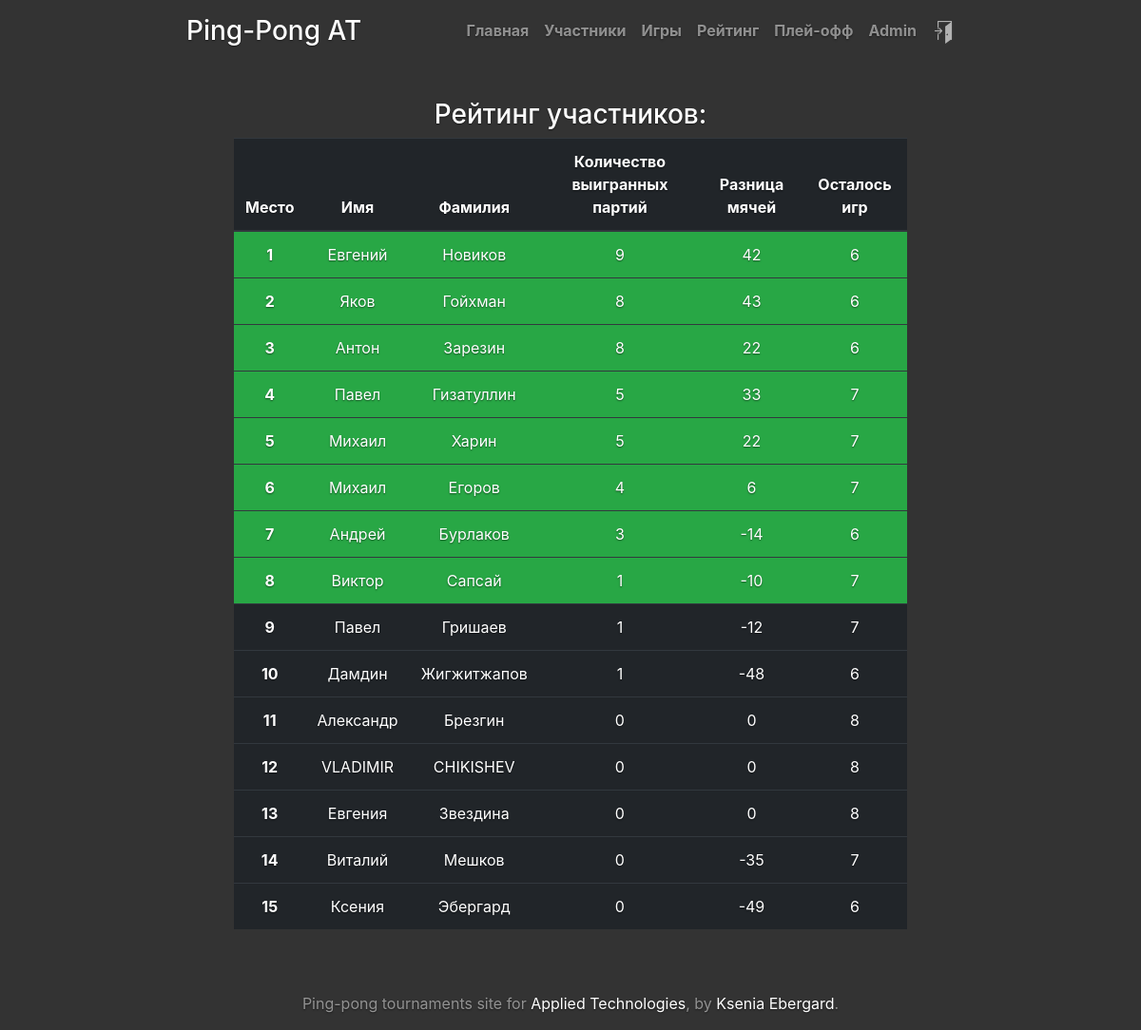
Page /rating/ (signed in) on the committed database.
### tournament/models.py (models this page shows, shortened)
class Participant(models.Model):
    tournament = models.ForeignKey(Tournament, to_field='id', on_delete=models.CASCADE)
    user = models.ForeignKey(User, to_field='username', on_delete=models.CASCADE)
    drawn_number = models.SmallIntegerField('drawn number', blank=True, null=True)
    initialized = models.BooleanField(default=False)
    win_sets = models.IntegerField(default=0)
    win_balls = models.IntegerField(default=0)
    games_left = models.IntegerField(default=10)
    class Meta:
        unique_together = ('tournament', 'user')
    def __eq__(self, other):
        if isinstance(other, self.__class__):
            return self.tournament == other.tournament and self.user == other.user
        return False
    def save(self, *args, **kwargs):
        super(Participant, self).save(*args, **kwargs)

### tournament/views.py (the view)
# urls.py: path('rating/', views.rating, name='rating'),
def rating(request):
    tournament = get_current_tournament()
    if tournament:
        tournament_status = tournament.get_status()
    else:
        return HttpResponse("<h2>Rating is not available</h2>")
    recount_rating()
    participants = list(tournament.participant_set.all())
    participants.sort(key=lambda elem: (elem.win_sets, elem.win_balls), reverse=True)
    if tournament_status in (0, 1, 2, 3):
        return render(request, 'tournament/rating.html', locals())
    else:
        return HttpResponse("<h2>Participants rating is not available</h2>")

### tournament/functions.py (called while the page is built)
def get_current_tournament():
    if Tournament.objects.exists():
        return Tournament.objects.latest('id')
    return None

def recount_rating():
    tournament = get_current_tournament()
    for p in tournament.participant_set.all():
        p.win_sets = 0
        p.win_balls = 0
        p.games_left = 0
        for g in Game.objects.filter((Q(participant1=p) | Q(participant2=p)) & Q(game_id=0)):
            if g.setresult_set.exists():
                for r in g.setresult_set.all():
                    if g.participant1 == p:
                        if r.result1 > r.result2:
                            p.win_sets += 1
                        p.win_balls += r.result1 - r.result2
                    else:
                        if r.result2 > r.result1:
                            p.win_sets += 1
                        p.win_balls += r.result2 - r.result1
            else:
                p.games_left += 1
        p.save(update_fields=["win_sets", "win_balls", "games_left"])

### tournament/models.py (called while the page is built)
    def number_of_participants(self):
        return self.participant_set.count()

    def get_status(self):
        if timezone.now() < self.reg_end:
            return 0
        elif timezone.now() >= self.reg_end and timezone.localdate() < self.start_date:
            return 1
        elif self.start_date <= timezone.localdate() < self.start_date_playoff:
            return 2
        elif self.start_date_playoff <= timezone.localdate() <= self.end_date:
            return 3
        else:
            return 4

### tournament/templates/tournament/rating.html (shortened to what this page needs)
{% extends "base.html" %}
{% block content %}
<h3 class="cover-heading">Рейтинг участников:</h3>
<table class="table table-dark">
    <thead>
        <tr>
            <th scope="col">Место</th>
            <th scope="col">Имя</th>
            <th scope="col">Фамилия</th>
            <th scope="col">Количество выигранных партий</th>
            <th scope="col">Разница мячей</th>
            <th scope="col">Осталось игр</th>
        </tr>
    </thead>
    <tbody>
    {% for p in participants %}
        {% if forloop.counter <= 8 %}
        <tr class="bg-success">
        {% else %}
        <tr>
        {% endif %}
            <th scope="row">{{ forloop.counter }}</th>
            <td>{{ p.user.first_name }}</td>
            <td>{{ p.user.last_name }}</td>
            <td>{{ p.win_sets }}</td>
            <td>{{ p.win_balls }}</td>
            <td>{{ p.games_left }}</td>
        </tr>
    {% endfor %}
    </tbody>
</table>
{% endblock %}

### templates/base.html (shortened to what this page needs)
{% load static %}
<!DOCTYPE html>
<html lang="en">
<head>
    <link rel="stylesheet" href="{% static "tournament/bootstrap.min.css"%}">
    <link rel="stylesheet" href="{% static "tournament/cover.css"%}">
</head>
<body class="text-center">
    <div class="cover-container d-flex h-100 p-3 mx-auto flex-column">
        <header class="masthead mb-auto">
            <div class="inner">
              <h3 class="masthead-brand">Ping-Pong AT</h3>
              <nav class="nav nav-masthead justify-content-center">
                <a class="nav-link" href="/">Главная</a>
                {% if tournament_status == 0 or tournament_status == 1 or tournament_status == 2 or tournament_status == 3 %}
                    {% if tournament.number_of_participants > 0  %}
                        <a class="nav-link" href="/participants">Участники</a>
                    {% endif %}
                {% endif %}
                {% if tournament_status == 1 or tournament_status == 2 or tournament_status == 3 %}
                    <a class="nav-link" href="/games">Игры</a>
                {% endif %}
                {% if tournament_status == 2 or tournament_status == 3 %}
                    <a class="nav-link" href="/rating">Рейтинг</a>
                {% endif %}
                {% if tournament_status == 2 or tournament_status == 3 %}
                    <a class="nav-link" href="/playoff">Плей-офф</a>
                {% endif %}
                {% if request.user.is_authenticated %}
                  {% if request.user.first_name %}
                    <a class="nav-link" href="/accounts/me/">{{ request.user.first_name }}</a>
                  {% else %}
                    <a class="nav-link" href="/accounts/me/">{{ request.user }}</a>
                  {% endif %}
                  <a class="nav-link" href="/accounts/logout/"><img src="{% static "tournament/door-exit.png"%}" style="filter: invert(70%)"></a>
                {% else %}
                  <a class="nav-link" href="/accounts/login/">Войти</a>
                {% endif %}
              </nav>
            </div>
        </header>
        <main role="main" class="inner cover">
            {% block content %}{% endblock %}
        </main>
        <footer class="mastfoot mt-auto">
            <div class="inner">
              <p>Ping-pong tournaments site for <a href="http://www.appliedtech.ru" target="_blank">Applied Technologies</a>, by <a href="https://vk.com/ebergard" target="_blank">Ksenia Ebergard</a>.
             </p>
            </div>
        </footer>
    </div>
</body>
</html>

### tournament/static/tournament/cover.css (style rules this page uses)
a, a:focus, a:hover { color: #fff; }
html, body { height: 100%; background-color: #333; }
body { display: -ms-flexbox; display: -webkit-box; display: flex; -ms-flex-pack: center; -webkit-box-pack: center; justify-content: center; color: #fff; text-shadow: 0 .05rem .1rem rgba(0, 0, 0, .5); }
.cover-container { width: 70%; }
.masthead { margin-bottom: 2rem; }
.masthead-brand { margin-bottom: 0; }
.nav-masthead .nav-link { padding: .25rem 0; font-weight: 700; color: rgba(255, 255, 255, .5); background-color: transparent; border-bottom: .25rem solid transparent; }
.nav-masthead .nav-link + .nav-link { margin-left: 1rem; }
@media (min-width: 48em) { .masthead-brand { float: left; } }
@media (min-width: 48em) { .nav-masthead { float: right; } }
.cover { padding: 50px 50px; }
.mastfoot { color: rgba(255, 255, 255, .5); }

### rows in the picture
Participant: user.first_name "Евгений", user.last_name "Новиков", win_sets "9", win_balls "42", games_left "6"
Participant: user.first_name "Яков", user.last_name "Гойхман", win_sets "8", win_balls "43", games_left "6"
Participant: user.first_name "Антон", user.last_name "Зарезин", win_sets "8", win_balls "22", games_left "6"
Participant: user.first_name "Павел", user.last_name "Гизатуллин", win_sets "5", win_balls "33", games_left "7"
Participant: user.first_name "Михаил", user.last_name "Харин", win_sets "5", win_balls "22", games_left "7"
Participant: user.first_name "Михаил", user.last_name "Егоров", win_sets "4", win_balls "6", games_left "7"
Participant: user.first_name "Андрей", user.last_name "Бурлаков", win_sets "3", win_balls "-14", games_left "6"
Participant: user.first_name "Виктор", user.last_name "Сапсай", win_sets "1", win_balls "-10", games_left "7"
Participant: user.first_name "Павел", user.last_name "Гришаев", win_sets "1", win_balls "-12", games_left "7"
Participant: user.first_name "Дамдин", user.last_name "Жигжитжапов", win_sets "1", win_balls "-48", games_left "6"
Participant: user.first_name "Александр", user.last_name "Брезгин", win_sets "0", win_balls "0", games_left "8"
Participant: user.first_name "VLADIMIR", user.last_name "CHIKISHEV", win_sets "0", win_balls "0", games_left "8"
Participant: user.first_name "Евгения", user.last_name "Звездина", win_sets "0", win_balls "0", games_left "8"
Participant: user.first_name "Виталий", user.last_name "Мешков", win_sets "0", win_balls "-35", games_left "7"
Participant: user.first_name "Ксения", user.last_name "Эбергард", win_sets "0", win_balls "-49", games_left "6"

### other values in the picture
{{ request.user.first_name }} "Admin"
